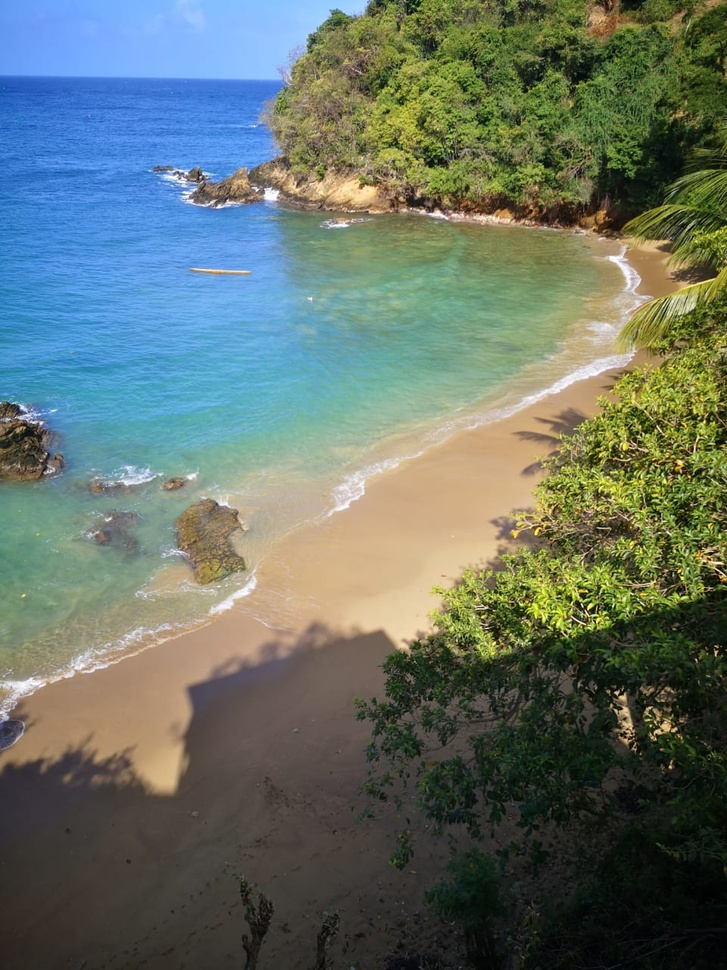
#> input picture Datasets/images/castara.jpeg, 727 x 970 px, shrunk from 960 x 1280 before the run, found by its file name
$ jupyter execute '3. Color Spaces (RGB and HSV).ipynb'
#> lines starting #> are read from the running program, lines starting #| are printed output that depends on the picture
# **Color Spaces**

In this lesson we'll learn to:
1. View the individual channels of an RGB Image
2. Manipulate a color space
3. Introduce HSV Color Spaces

[cell 1]
# Our Setup, Import Libaries, Create our Imshow Function and Download our Images
import cv2
import numpy as np
from matplotlib import pyplot as plt

# Define our imshow function
def imshow(title = "Image", image = None, size = 10):
    w, h = image.shape[0], image.shape[1]
    aspect_ratio = w/h
    plt.figure(figsize=(size * aspect_ratio,size))
    plt.imshow(cv2.cvtColor(image, cv2.COLOR_BGR2RGB))
    plt.title(title)
    plt.show()

# Download and unzip our images - Colab uchun
# !wget https://moderncomputervision.s3.eu-west-2.amazonaws.com/images.zip
# !unzip -qq images.zip

[cell 2]
# Rasmnni yuklash
image = cv2.imread('Datasets/images/castara.jpeg')
#> image is the input picture: shape (970, 727, 3); mean B, G, R 103, 113.5, 101.1

#split funksiyasi channelarni alohida tuple qilib rasm
B, G, R = cv2.split(image)
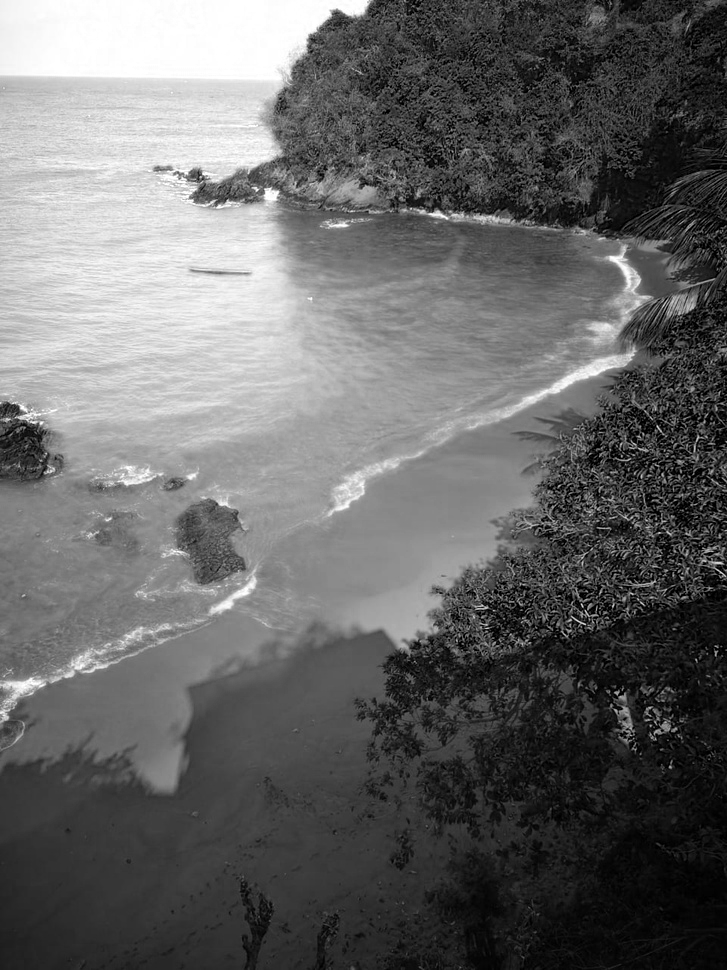
#> B: shape (970, 727); min 0, max 255, mean 103
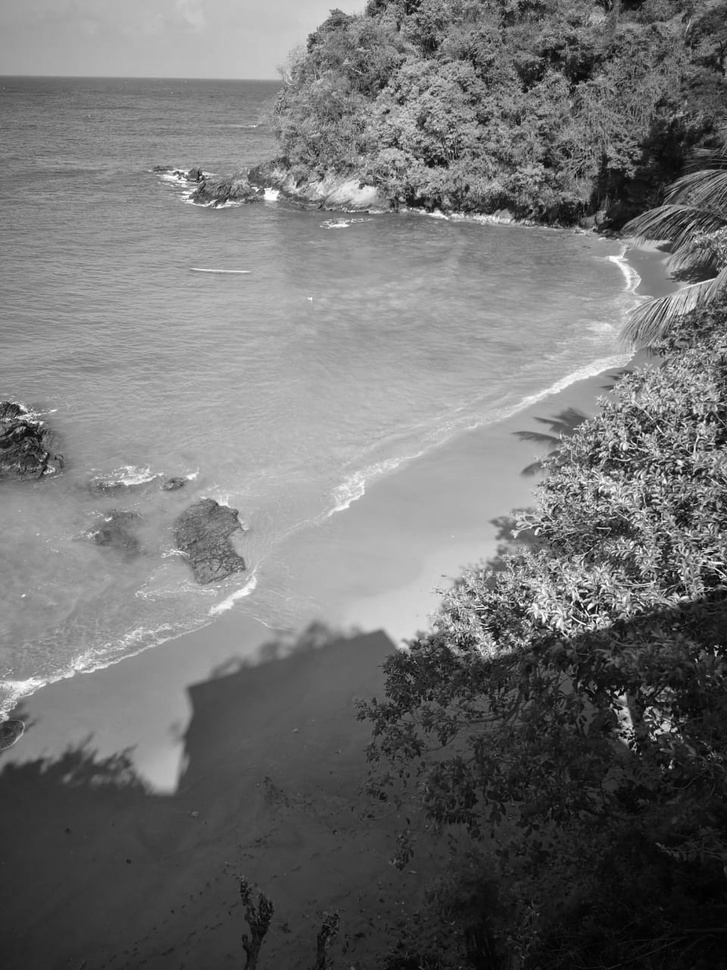
#> G: shape (970, 727); min 0, max 255, mean 113.5
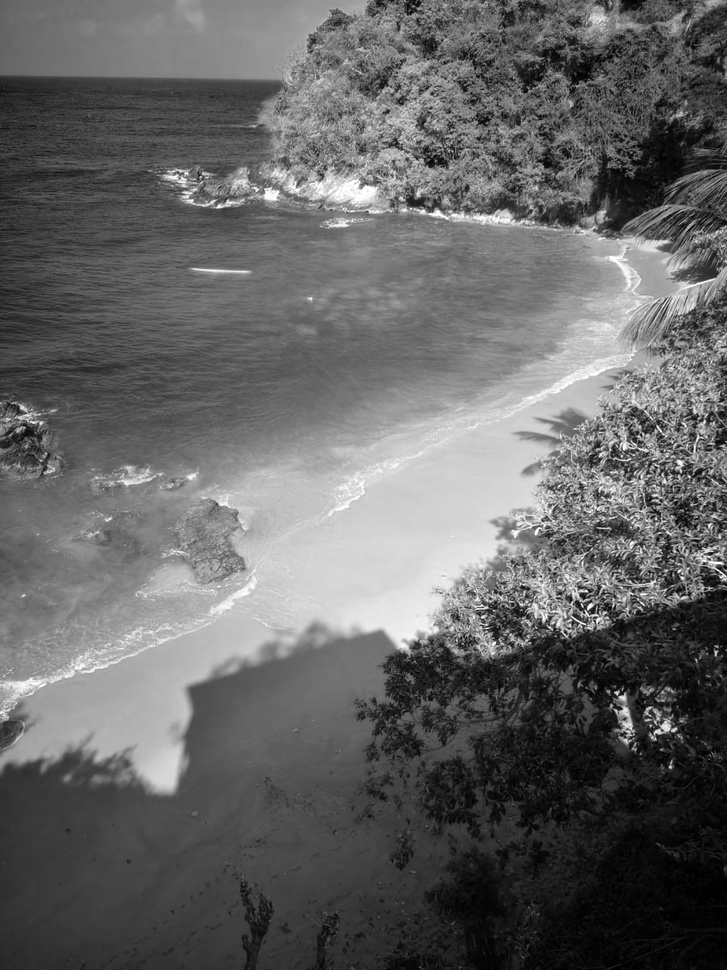
#> R: shape (970, 727); min 0, max 255, mean 101.1
print(B.shape)
#| (970, 727)
print(G.shape)
#| (970, 727)
print(R.shape)
#| (970, 727)

[cell 3]
#Har bir color space o'zi yakka huddi grayscale kabi bo'ladi. 0 dan 255 gacha intensity faqat o'sha rangi
imshow("Blue Channel Only", B)

[cell 4]
import numpy as np

#1 chanelli yani h x w matrissali rasm yaratib oldik qora rasm
zeros = np.zeros(image.shape[:2], dtype = "uint8")

#
imshow("Red", cv2.merge([zeros, zeros, R]))
imshow("Green", cv2.merge([zeros, G, zeros]))
imshow("Blue", cv2.merge([B, zeros, zeros]))

[cell 5]
image = cv2.imread('Datasets/images/castara.jpeg')

B, G, R = cv2.split(image)

# Rasmni cv2.merge funksiyasi yordamida 1ta channeli rasmlarni tiklab ko'ramiz
merged = cv2.merge([B, G, R])
imshow("Merged", merged)

[cell 6]
#Keling yashil rangni kuchaytirib ko'ramiz.
merged = cv2.merge([B, G+100, R]) #yashil rang matrixdagi har bir qiymatga 100 ni qoshib rangni intensivligini oshiradi
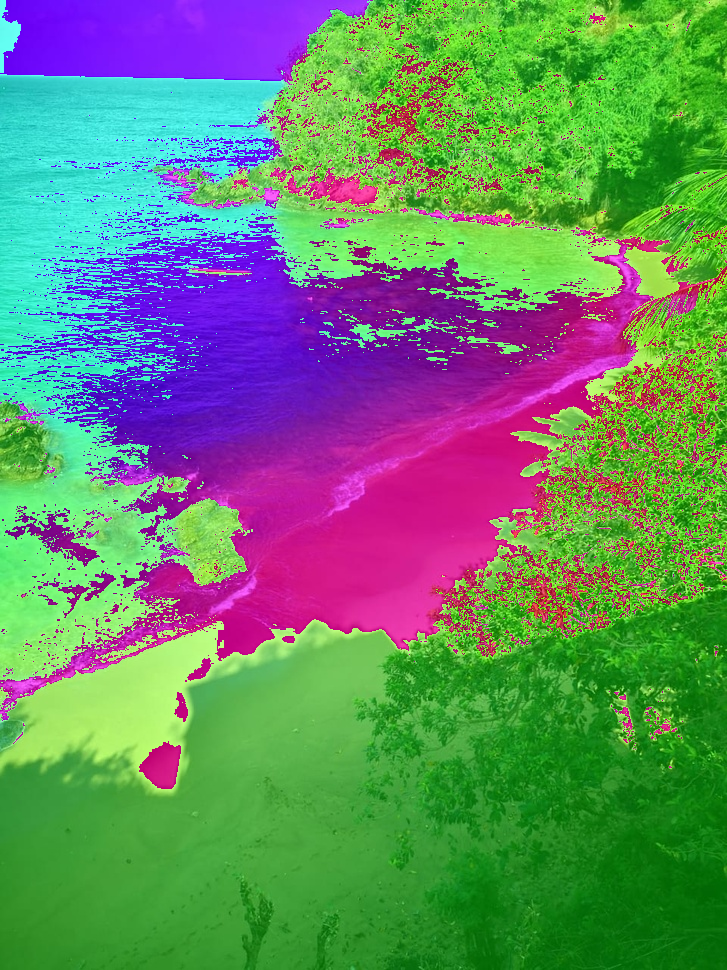
#> merged: shape (970, 727, 3); mean B, G, R 103, 136, 101.1
imshow("Kuchaytirilgan ko'k rang", merged)

## **The HSV Color Space**

- Hue: 0 - 179
- Saturation: 0 - 255
- Value (Intensity): 0 - 255

[cell 7]
# Reload our image
image = cv2.imread('Datasets/images/castara.jpeg')

# Convert to HSV
hsv_image = cv2.cvtColor(image, cv2.COLOR_BGR2HSV)
#> hsv_image: shape (970, 727, 3); mean H, S, V 50.4, 99.3, 131.3
plt.imshow(hsv_image)

### **Let's view each channel type in the HSV Color Space representation**

[cell 8]
imshow('Hue', hsv_image[:,:,0])
imshow('Saturation', hsv_image[:,:,1])
#> in imshow (call 8), `plt.imshow(cv2.cvtColor(image, cv2.COLOR_BGR2RGB))`:
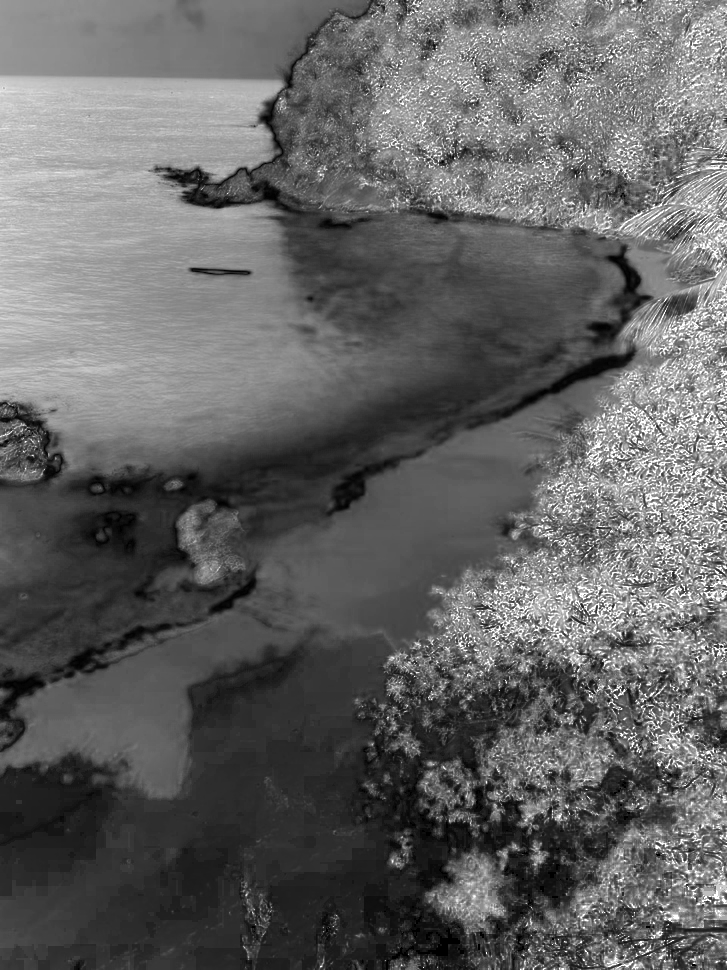
#> image: shape (970, 727); min 0, max 255, mean 99.3
imshow('Value', hsv_image[:,:,2])
#> in imshow (call 9), `plt.imshow(cv2.cvtColor(image, cv2.COLOR_BGR2RGB))`:
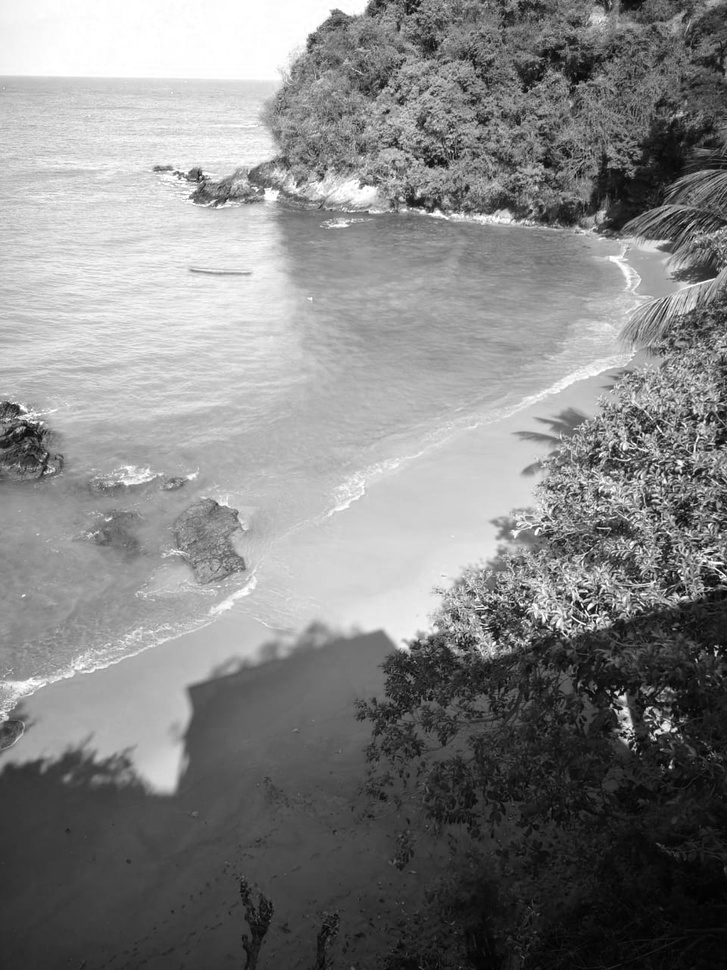
#> image: shape (970, 727); min 0, max 255, mean 131.3

$ run again, with Datasets/images/Volleyball.jpeg copied over Datasets/images/castara.jpeg
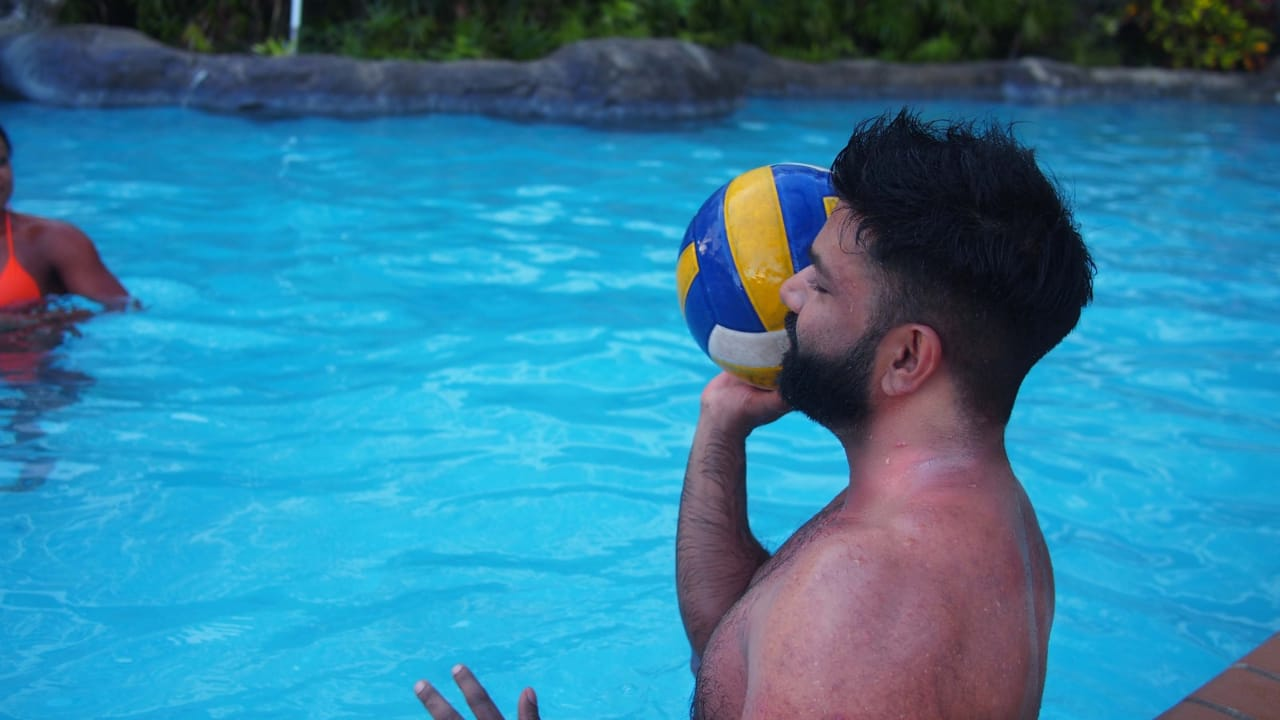
#> input picture Datasets/images/Volleyball.jpeg, 1280 x 720 px, found by its file name
#> image is the input picture: shape (720, 1280, 3); mean B, G, R 159.8, 127.4, 49.9
#| (720, 1280)
#| (720, 1280)
#| (720, 1280)
#> `merged = cv2.merge([B, G+100, R])`:
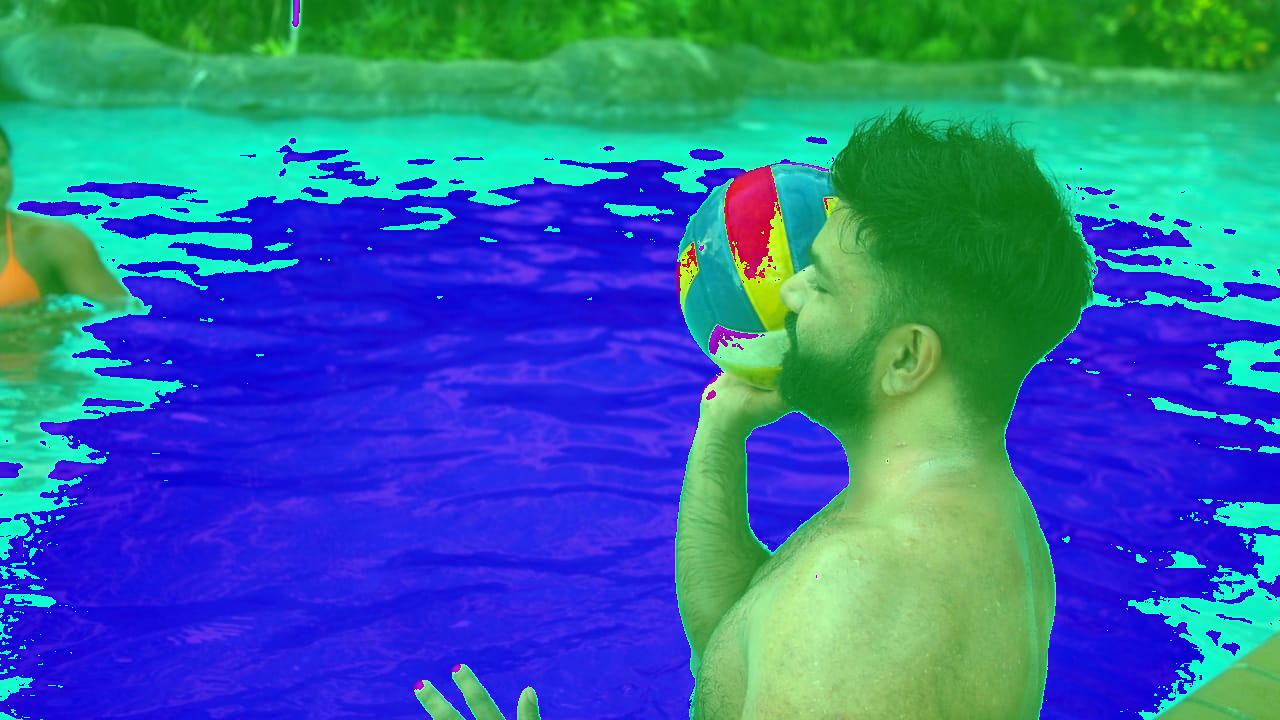
#> merged: shape (720, 1280, 3); mean B, G, R 159.8, 109.7, 49.9
#> hsv_image: shape (720, 1280, 3); mean H, S, V 106, 169.9, 165.6
#> image: shape (720, 1280)
#> in imshow (call 9), `plt.imshow(cv2.cvtColor(image, cv2.COLOR_BGR2RGB))`:
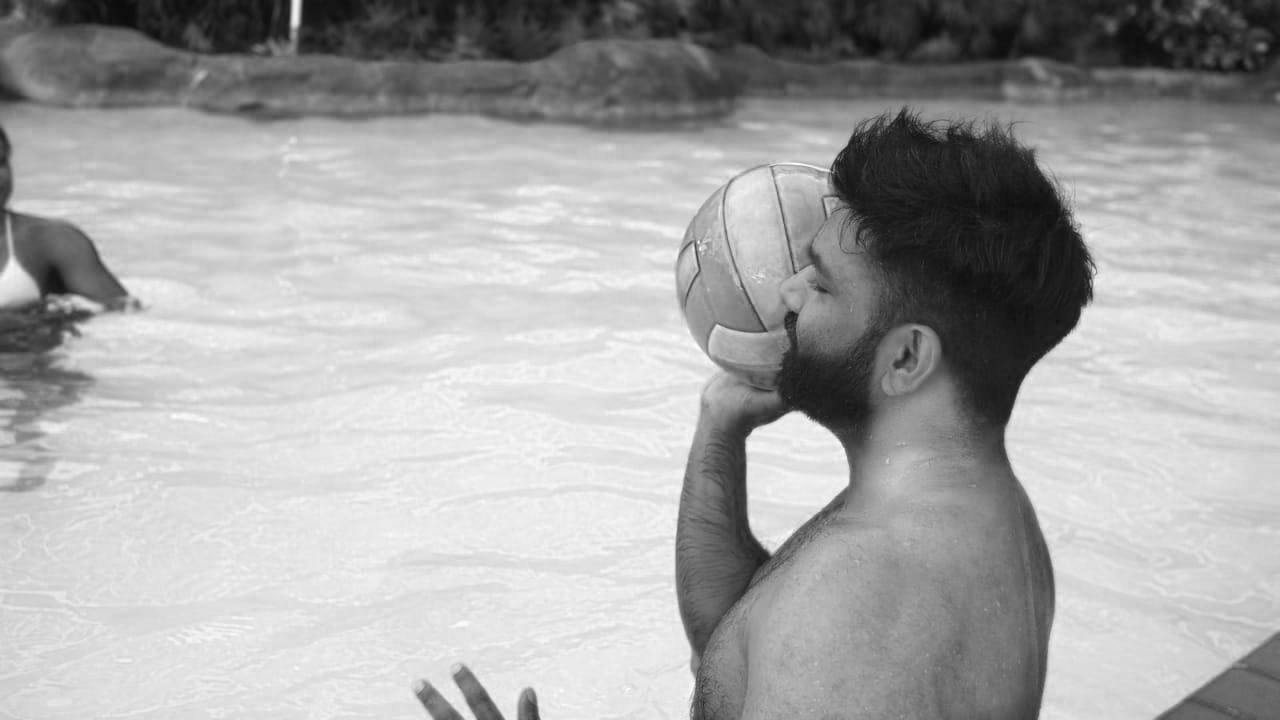
#> image: shape (720, 1280); min 10, max 255, mean 165.6

$ run again, with Datasets/images/blacksandbeach.jpeg copied over Datasets/images/castara.jpeg
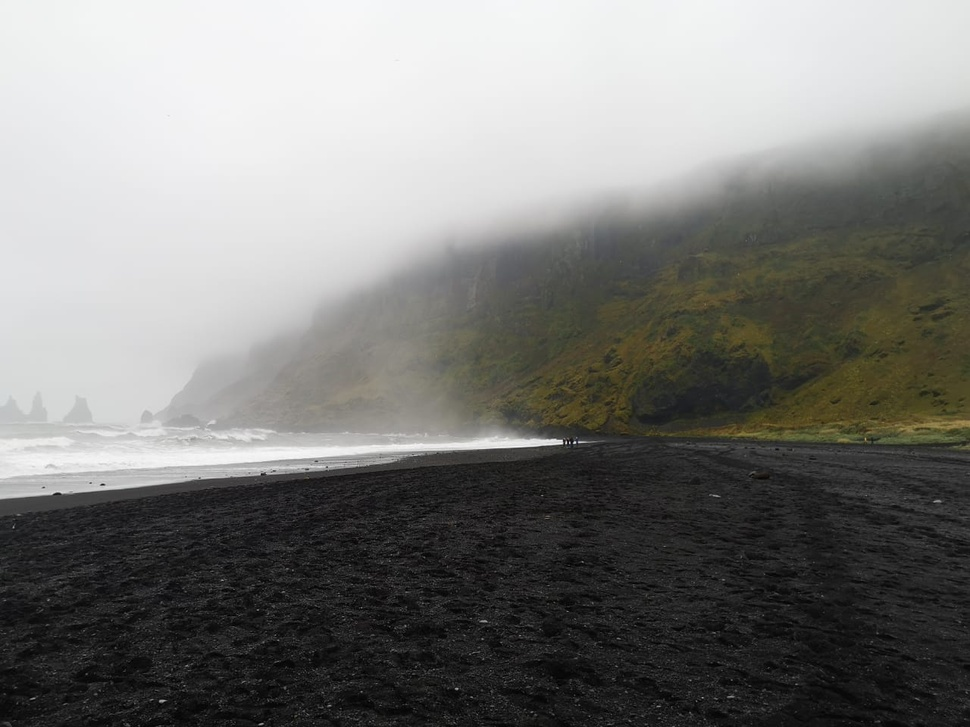
#> input picture Datasets/images/blacksandbeach.jpeg, 970 x 727 px, shrunk from 1280 x 960 before the run, found by its file name
#> image is the input picture: shape (727, 970, 3); mean B, G, R 121.3, 124, 124.1
#| (727, 970)
#| (727, 970)
#| (727, 970)
#> `merged = cv2.merge([B, G+100, R])`:
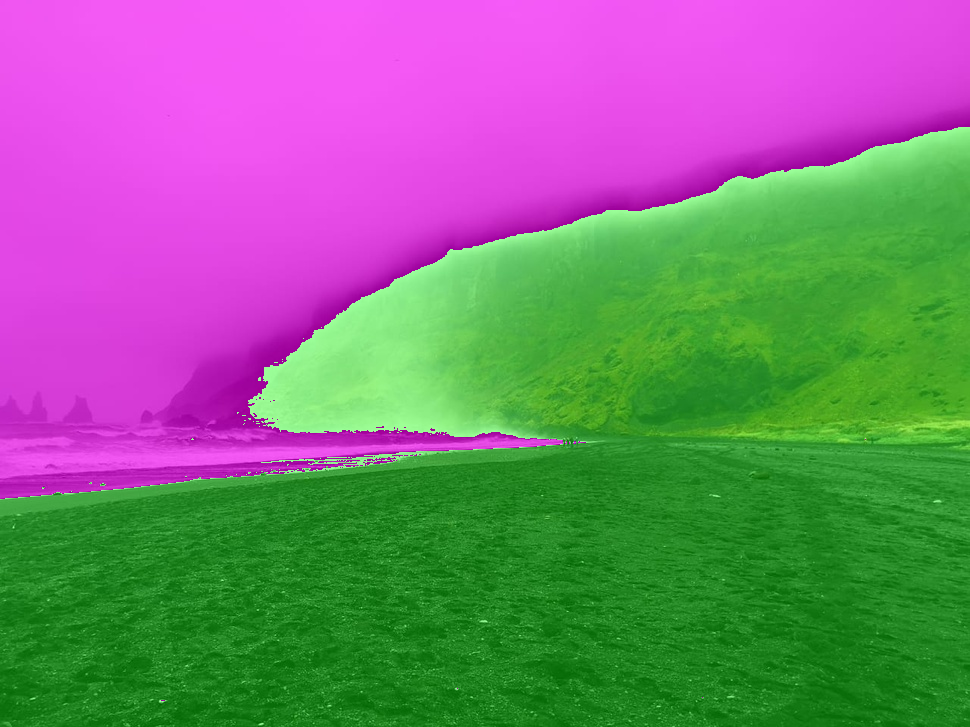
#> merged: shape (727, 970, 3); mean B, G, R 121.3, 118.5, 124.1
#> hsv_image: shape (727, 970, 3); mean H, S, V 36, 12.9, 124.8
#> image: shape (727, 970)
#> in imshow (call 8), `plt.imshow(cv2.cvtColor(image, cv2.COLOR_BGR2RGB))`:
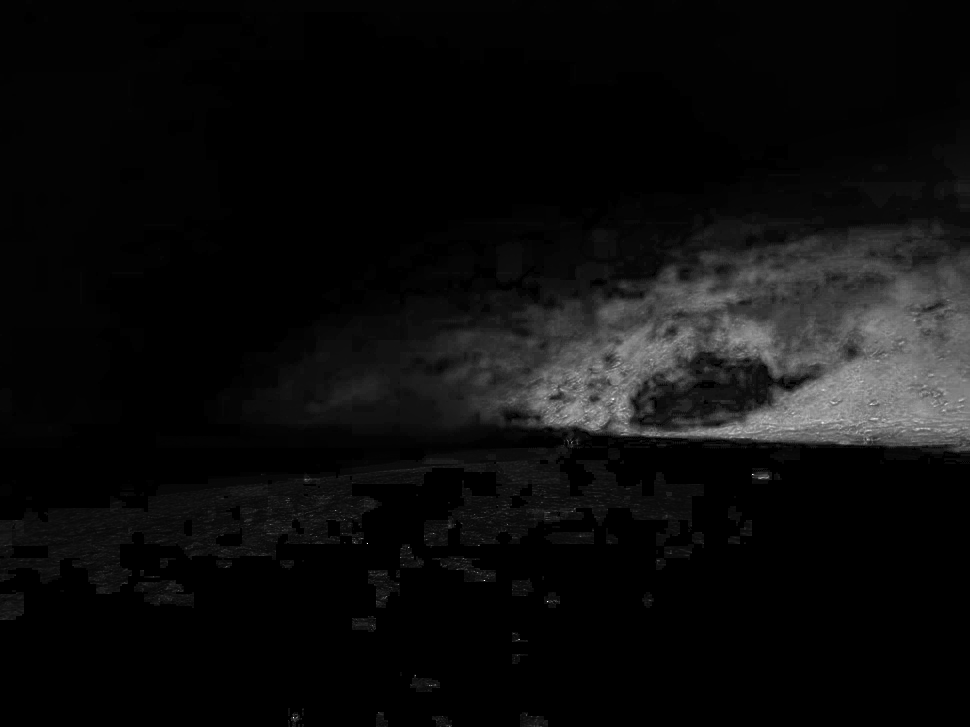
#> image: shape (727, 970); min 0, max 255, mean 12.9
